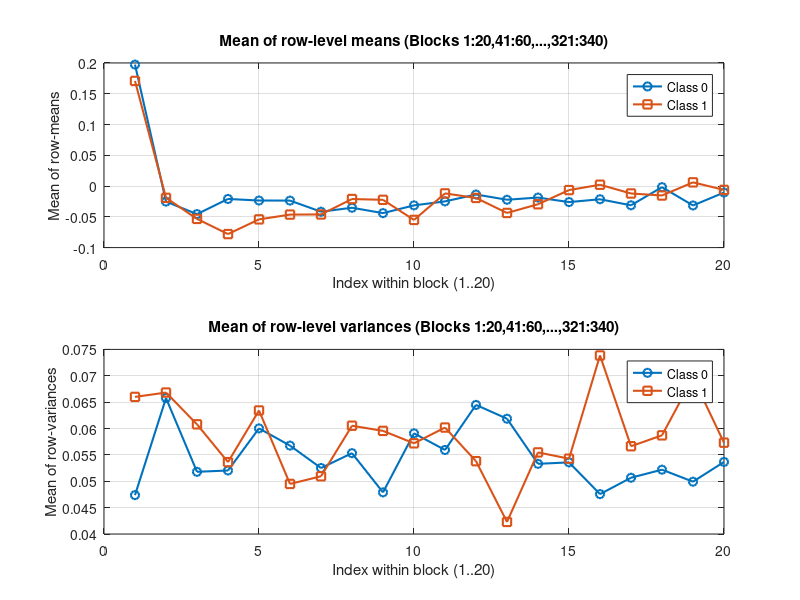
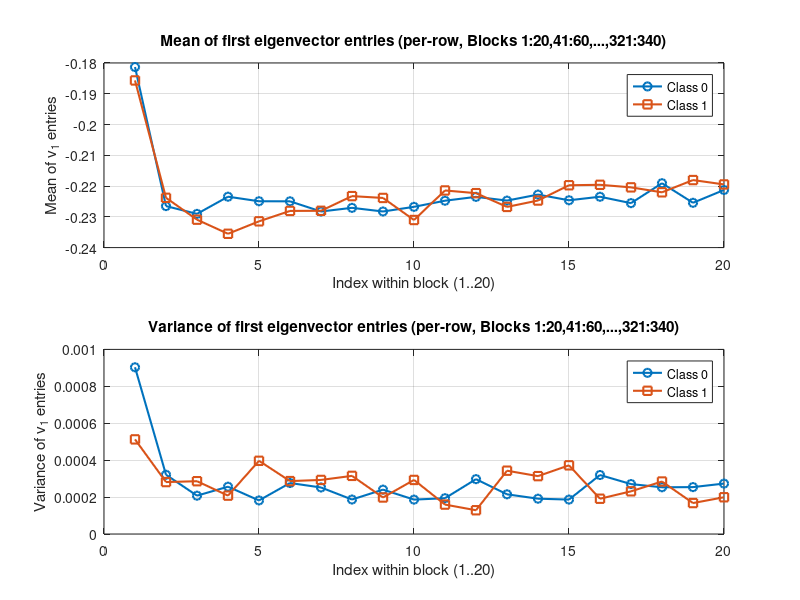

These charts were generated, in order, by the following MATLAB code: (Note: this script raises an error after producing the figures.)
clear all;
close all;
alpha = 0.99;

%% Assumes XF (n x 360) and active_score (n x 1) are already in workspace
load('Freud_Processed_BDIAT.mat');
%% Assumes XF (n x 360) and active_score (n x 1 or 1 x n) are in workspace
active_score = active_score(:);           % ensure column
classes      = [0 1];
blockLen     = 20;



% Two sets of column-block starts:
%   Set 1: 1:20, 41:60, 81:100, ..., 321:340
%   Set 2: 21:40, 61:80, 101:120, ..., 341:360
startSets = {1:40:321, 21:40:341};
setNames  = {'Blocks 1:20,41:60,...,321:340', ...
             'Blocks 21:40,61:80,...,341:360'};

for sIdx = 1:numel(startSets)

    blockStarts = startSets{sIdx};
    setLabel    = setNames{sIdx};

    fprintf('\nProcessing %s\n', setLabel);

    % ---- Build column indices for this set of blocks ----
    blocksIdx = [];
    for s = blockStarts
        blocksIdx = [blocksIdx, s:(s + blockLen - 1)];
    end
    nBlocks = numel(blockStarts);          % should be 9

    % Extract data for these columns
    X = XF(:, blocksIdx);                  % n x (nBlocks*blockLen)
    [nRows, ~] = size(X);

    % --------- PER-ROW statistics: rowMean, rowVar, rowEV ---------
    %
    % For each row i:
    %   Xi_blocks : 9 x 20 (blocks x index)
    %   rowMean(i,:) : 1 x 20 = mean over 9 blocks
    %   rowVar(i,:)  : 1 x 20 = var  over 9 blocks
    %   rowEV(i,:)   : 1 x 20 = first eigenvector of Y'*Y, Y=exp(-Xi_blocks)

    rowMean = zeros(nRows, blockLen);
    rowVar  = zeros(nRows, blockLen);
    rowEV   = zeros(nRows, blockLen);

    for i = 1:nRows
        Xi = X(i, :);                                      % 1 x (nBlocks*blockLen)

        % Reshape to 9 x 20 (blocks x index-within-block)
        Xi_blocks = reshape(Xi, blockLen, nBlocks).';      % nBlocks x blockLen

        % Per-row mean & variance across blocks
        rowMean(i, :) = mean(Xi_blocks, 1);           % 1 x 20
        rowVar(i,  :) = var(Xi_blocks, 0, 1);         % 1 x 20

        % SVD-based first PC on Y = exp(-X)
        % c= -0.1;
        % alpah = 10;
        % Y_row = 1 ./ (1 + exp(-alpha * (Xi_blocks - c)));

        Y_row = exp(-alpha*Xi_blocks);                      % nBlocks x 20
        C_row = Y_row' * Y_row;                            % 20 x 20

        [~, ~, V] = svd(C_row);
        v1 = V(:, 1);                                      % 20 x 1
        rowEV(i, :) = v1.';                                % 1 x 20
    end

    % --------- Split these PER-ROW quantities by class ---------
    M_class  = cell(1, numel(classes));   % rowMean
    V_class  = cell(1, numel(classes));   % rowVar
    EV_class = cell(1, numel(classes));   % rowEV

    for ci = 1:numel(classes)
        c = classes(ci);
        idxC = (active_score == c);

        M_class{ci}  = rowMean(idxC, :);   % (n_c x 20)
        V_class{ci}  = rowVar(idxC,  :);   % (n_c x 20)
        EV_class{ci} = rowEV(idxC,  :);    % (n_c x 20)
    end

    %% =====================  Descriptive stats for X (per row) =====================

    % Mean across rows of rowMean / rowVar, per class
    mean_of_means = zeros(numel(classes), blockLen);
    mean_of_vars  = zeros(numel(classes), blockLen);

    for ci = 1:numel(classes)
        mean_of_means(ci, :) = mean(M_class{ci}, 1);   % 1 x 20
        mean_of_vars(ci,  :) = mean(V_class{ci}, 1);   % 1 x 20
    end

    xAxis = 1:blockLen;

    figure('Name', ['X stats (per-row) for ', setLabel], 'Color', 'w');

    % Mean of per-row means
    subplot(2,1,1);
    plot(xAxis, mean_of_means(1,:), '-o', 'LineWidth', 1.5); hold on;
    plot(xAxis, mean_of_means(2,:), '-s', 'LineWidth', 1.5);
    grid on;
    xlabel('Index within block (1..20)');
    ylabel('Mean of row-means');
    title(['Mean of row-level means (', setLabel, ')']);
    legend('Class 0', 'Class 1', 'Location', 'best');

    % Mean of per-row variances
    subplot(2,1,2);
    plot(xAxis, mean_of_vars(1,:), '-o', 'LineWidth', 1.5); hold on;
    plot(xAxis, mean_of_vars(2,:), '-s', 'LineWidth', 1.5);
    grid on;
    xlabel('Index within block (1..20)');
    ylabel('Mean of row-variances');
    title(['Mean of row-level variances (', setLabel, ')']);
    legend('Class 0', 'Class 1', 'Location', 'best');


    %% ==================  Descriptive stats for SVD (per row)  ==================

    meanEV = zeros(numel(classes), blockLen);
    varEV  = zeros(numel(classes), blockLen);

    for ci = 1:numel(classes)
        EVc = EV_class{ci};
        meanEV(ci, :) = mean(EVc, 1);            % 1 x 20
        varEV(ci,  :) = var(EVc, 0, 1);          % 1 x 20
    end

    figure('Name', ['SVD eigenvector stats (per-row) for ', setLabel], 'Color', 'w');

    % Mean of first eigenvector entries
    subplot(2,1,1);
    plot(xAxis, meanEV(1,:), '-o', 'LineWidth', 1.5); hold on;
    plot(xAxis, meanEV(2,:), '-s', 'LineWidth', 1.5);
    grid on;
    xlabel('Index within block (1..20)');
    ylabel('Mean of v_1 entries');
    title(['Mean of first eigenvector entries (per-row, ', setLabel, ')']);
    legend('Class 0', 'Class 1', 'Location', 'best');

    % Variance of first eigenvector entries (across rows)
    subplot(2,1,2);
    plot(xAxis, varEV(1,:), '-o', 'LineWidth', 1.5); hold on;
    plot(xAxis, varEV(2,:), '-s', 'LineWidth', 1.5);
    grid on;
    xlabel('Index within block (1..20)');
    ylabel('Variance of v_1 entries');
    title(['Variance of first eigenvector entries (per-row, ', setLabel, ')']);
    legend('Class 0', 'Class 1', 'Location', 'best');


    %% ==================  t-tests on rowMean, rowVar, rowEV  ==================

    % Separate t-test for EACH measure:
    %   p_mean(k): t-test on rowMean(:,k) between classes
    %   p_var(k) : t-test on rowVar(:,k)  between classes
    %   p_ev(k)  : t-test on rowEV(:,k)   between classes

    p_mean = nan(1, blockLen);
    p_var  = nan(1, blockLen);
    p_ev   = nan(1, blockLen);

    for k = 1:blockLen
        % rowMean
        [~, p_mean(k)] = ttest2(M_class{1}(:, k), M_class{2}(:, k), ...
                                'Vartype', 'unequal');

        % rowVar
        [~, p_var(k)]  = ttest2(V_class{1}(:, k), V_class{2}(:, k), ...
                                'Vartype', 'unequal');

        % rowEV (first eigenvector entries)
        [~, p_ev(k)]   = ttest2(EV_class{1}(:, k), EV_class{2}(:, k), ...
                                'Vartype', 'unequal');
    end

    %%% -------- Multiple-comparison corrections: Bonferroni + FDR (BH) --------
    alpha      = 0.05;
    bonf_alpha = alpha / blockLen;

    % Bonferroni-adjusted p-values
    p_mean_bonf = min(p_mean * blockLen, 1);
    p_var_bonf  = min(p_var  * blockLen, 1);
    p_ev_bonf   = min(p_ev   * blockLen, 1);

    % FDR-adjusted q-values (Benjamini–Hochberg)
    q_mean = fdr_bh(p_mean);
    q_var  = fdr_bh(p_var);
    q_ev   = fdr_bh(p_ev);

    % ---- Plot t-tests: one graph per measure (3 subplots) ----
    figure('Name', ['t-tests on per-row measures for ', setLabel], 'Color', 'w');

    % rowMean
    subplot(3,1,1);
    semilogy(xAxis, p_mean, '-x', 'LineWidth', 1.5); hold on;
    semilogy(xAxis, q_mean,  '-o', 'LineWidth', 1.0);
    yline(alpha,      '--', 'alpha=0.05');
    yline(bonf_alpha, ':',  'Bonferroni');
    grid on;
    xlabel('Index within block (1..20)');
    ylabel('p / q-value');
    title(['t-test on rowMean (', setLabel, ')']);
    legend('p(rowMean)', 'q_F_D_R(rowMean)', '0.05', 'Bonferroni', ...
           'Location', 'best');

    % rowVar
    subplot(3,1,2);
    semilogy(xAxis, p_var, '-x', 'LineWidth', 1.5); hold on;
    semilogy(xAxis, q_var, '-o', 'LineWidth', 1.0);
    yline(alpha,      '--', 'alpha=0.05');
    yline(bonf_alpha, ':',  'Bonferroni');
    grid on;
    xlabel('Index within block (1..20)');
    ylabel('p / q-value');
    title(['t-test on rowVar (', setLabel, ')']);
    legend('p(rowVar)', 'q_F_D_R(rowVar)', '0.05', 'Bonferroni', ...
           'Location', 'best');

    % rowEV
    subplot(3,1,3);
    semilogy(xAxis, p_ev, '-x', 'LineWidth', 1.5); hold on;
    semilogy(xAxis, q_ev, '-o', 'LineWidth', 1.0);
    yline(alpha,      '--', 'alpha=0.05');
    yline(bonf_alpha, ':',  'Bonferroni');
    grid on;
    xlabel('Index within block (1..20)');
    ylabel('p / q-value');
    title(['t-test on rowEV (first eigenvector, ', setLabel, ')']);
    legend('p(rowEV)', 'q_F_D_R(rowEV)', '0.05', 'Bonferroni', ...
           'Location', 'best');


    %%% ================== Mixed-effects model on rowMean ==================
    % Long-format table: each row = (subject, trial, group, value)
    [SubIdx, TrialIdx] = ndgrid(1:nRows, 1:blockLen);
    SubIdx   = SubIdx(:);
    TrialIdx = TrialIdx(:);

    Y_mean = rowMean(:);
    Group  = active_score(SubIdx);

    tbl_mean = table( ...
        categorical(SubIdx), ...
        categorical(Group), ...
        TrialIdx, ...
        Y_mean, ...
        'VariableNames', {'Subject','Group','Trial','ScaleRT'});

    % Mixed-effects model: ScaleRT ~ Group * Trial + (1 | Subject)
    % Requires Statistics and Machine Learning Toolbox
    lme_mean = fitlme(tbl_mean, 'ScaleRT ~ Group*Trial + (1|Subject)');

    fprintf('\nMixed-effects model for %s (rowMean / ScaleRT):\n', setLabel);
    disp(anova(lme_mean));

    %%% =============== Planned contrasts for trials 1, 4, 5, 6 ===============

    plannedTrials = [1 2 3 4 5 6];
    contrast_pvals = zeros(size(plannedTrials));
    
    for tt = 1:numel(plannedTrials)
        tval = plannedTrials(tt);
    
        % contrast: Group + Trial*Group:Trial = 0
        % Build hypothesis vector:
        % [Intercept, Group, Trial, Group*Trial]
        H = [0 1 0 tval];  
        contrast_pvals(tt) = coefTest(lme_mean, H);
    end
    
    % Apply FDR correction to the 4 planned contrasts
    contrast_qvals = fdr_bh(contrast_pvals);
    
    fprintf('\nPlanned contrasts (Trials 1,4,5,6):\n');
    disp(table(plannedTrials.', contrast_pvals.', contrast_qvals, ...
          'VariableNames', {'Trial','pValue','qValue'}));


end

%%% ======================= Local function: FDR (BH) =======================
function q = fdr_bh(p)
% q = fdr_bh(p)
% Benjamini–Hochberg FDR correction for a vector of p-values.
    p = p(:);
    m = numel(p);
    [p_sorted, sortIdx] = sort(p);
    ranks = (1:m)';
    q_sorted = p_sorted .* m ./ ranks;

    % enforce monotone non-increasing q-values from end to start
    for i = m-1:-1:1
        q_sorted(i) = min(q_sorted(i), q_sorted(i+1));
    end

    q = zeros(size(p));
    q(sortIdx) = q_sorted;
    q = reshape(q, size(p));   % back to original shape
end
